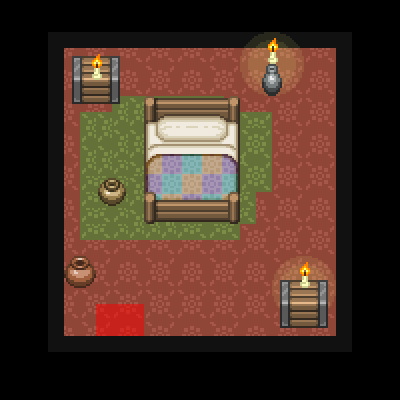

This is a level from a 2D game, rendered from its Tiled map with the project's own tilesets. A one-line summary and the map file follow, with tile-layer data summarised:
An orthogonal 25x25 tile map with 16x16 px tiles, 5 tile layers (floor, walls, tapis, elements, ...) and 12 objects (10x collision, exit_house, spawn_house).

<map version="1.8" tiledversion="1.8.4" orientation="orthogonal" renderorder="right-down" width="25" height="25" tilewidth="16" tileheight="16" infinite="0" nextlayerid="7" nextobjectid="17">
 <tileset firstgid="1" source="HouseIn.tsx" />
 <layer id="1" name="floor" width="25" height="25">
  <data>[625 cells, 306 non-empty, 16 distinct tile ids]</data>
 </layer>
 <layer id="2" name="walls" width="25" height="25">
  <data>[625 cells, 74 non-empty, 4 distinct tile ids]</data>
 </layer>
 <layer id="5" name="tapis" width="25" height="25">
  <data>[625 cells, 131 non-empty, 32 distinct tile ids]</data>
 </layer>
 <layer id="3" name="elements" width="25" height="25">
  <data>[625 cells, 102 non-empty, 84 distinct tile ids]</data>
 </layer>
 <layer id="4" name="candles" width="25" height="25">
  <data>[625 cells, 12 non-empty, 4 distinct tile ids]</data>
 </layer>
 <objectgroup id="6" name="objects">
  <object id="1" type="collision" x="72.6667" y="56.6667" width="46" height="45.3333" />
  <object id="2" type="collision" x="144.667" y="96.6667" width="93.3333" height="124.667" />
  <object id="3" type="collision" x="101.333" y="181.333" width="19.3333" height="20" />
  <object id="4" type="collision" x="67.3333" y="260" width="24.6667" height="25.3333" />
  <object id="7" type="collision" x="280" y="280.667" width="45.3333" height="46" />
  <object id="10" type="collision" x="264" y="66.6667" width="17.3333" height="26" />
  <object id="11" type="collision" x="47.3333" y="31.3333" width="304" height="17.3333" />
  <object id="12" type="collision" x="47.3333" y="49.3333" width="16.6667" height="301.333" />
  <object id="13" type="collision" x="64" y="336" width="287.333" height="15.3333" />
  <object id="14" type="collision" x="334.667" y="48.6667" width="16.6667" height="286" />
  <object id="15" name="exit_house" x="96.6667" y="318.667" width="46" height="15.3333" />
  <object id="16" name="spawn_house" x="122" y="279.333">
   <point />
  </object>
 </objectgroup>
</map>
